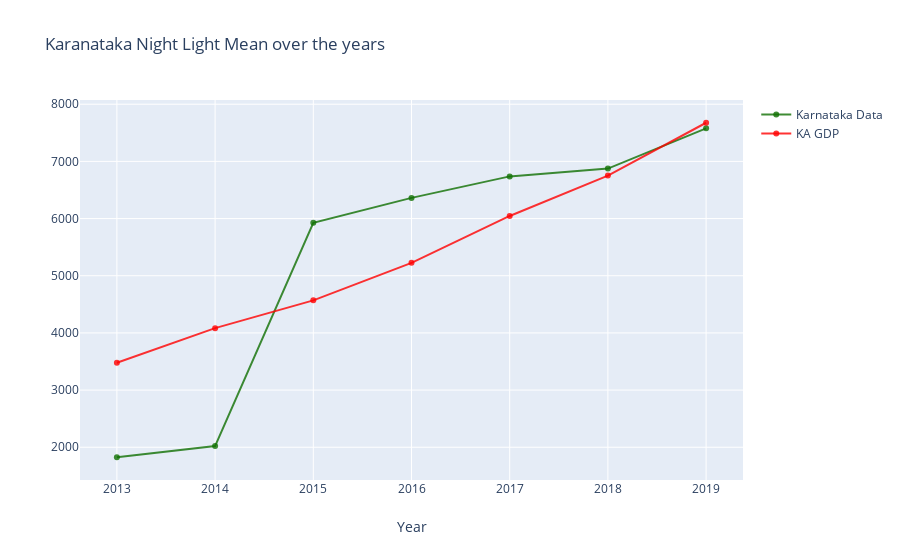

Notebook cell for this chart:
### Code cell
trace1 = go.Scatter(
                    x = time['Year'],
                    y = time['Karnataka'],
                    mode = "lines+markers",
                    name = "Karnataka Data",
                    marker = dict(color = 'rgba(16, 112, 2, 0.8)'),
                    text= 'Karnataka data')

trace2 = go.Scatter(
                    x = time['Year'],
                    y = ka_gdp,
                    mode = "lines+markers",
                    name = "KA GDP",
                    marker = dict(color = 'rgba(255, 0, 0, 0.8)'),
                    text= 'GDP')

data = [trace1, trace2]
layout = dict(title = 'Karanataka Night Light Mean over the years',
              xaxis= dict(title= 'Year',ticklen= 5,zeroline= False)
             )
fig = dict(data = data, layout = layout)
iplot(fig)

### Figure 1 — Plotly figure (JSON) as saved in the notebook; plotly's stock layout.template omitted (floating-point values rounded to 4 significant figures)
{"data": [{"marker": {"color": "rgba(16, 112, 2, 0.8)"}, "mode": "lines+markers", "name": "Karnataka Data", "text": "Karnataka data", "type": "scatter", "x": [2013, 2014, 2015, 2016, 2017, 2018, 2019], "y": [1825, 2021, 5927, 6362, 6738, 6874, 7578]}, {"marker": {"color": "rgba(255, 0, 0, 0.8)"}, "mode": "lines+markers", "name": "KA GDP", "text": "GDP", "type": "scatter", "x": [2013, 2014, 2015, 2016, 2017, 2018, 2019], "y": [3477.0, 4083.0, 4570.0, 5226.0, 6046.0, 6751.0, 7676.0]}], "layout": {"title": {"text": "Karanataka Night Light Mean over the years"}, "xaxis": {"ticklen": 5, "title": {"text": "Year"}, "zeroline": false}}}
